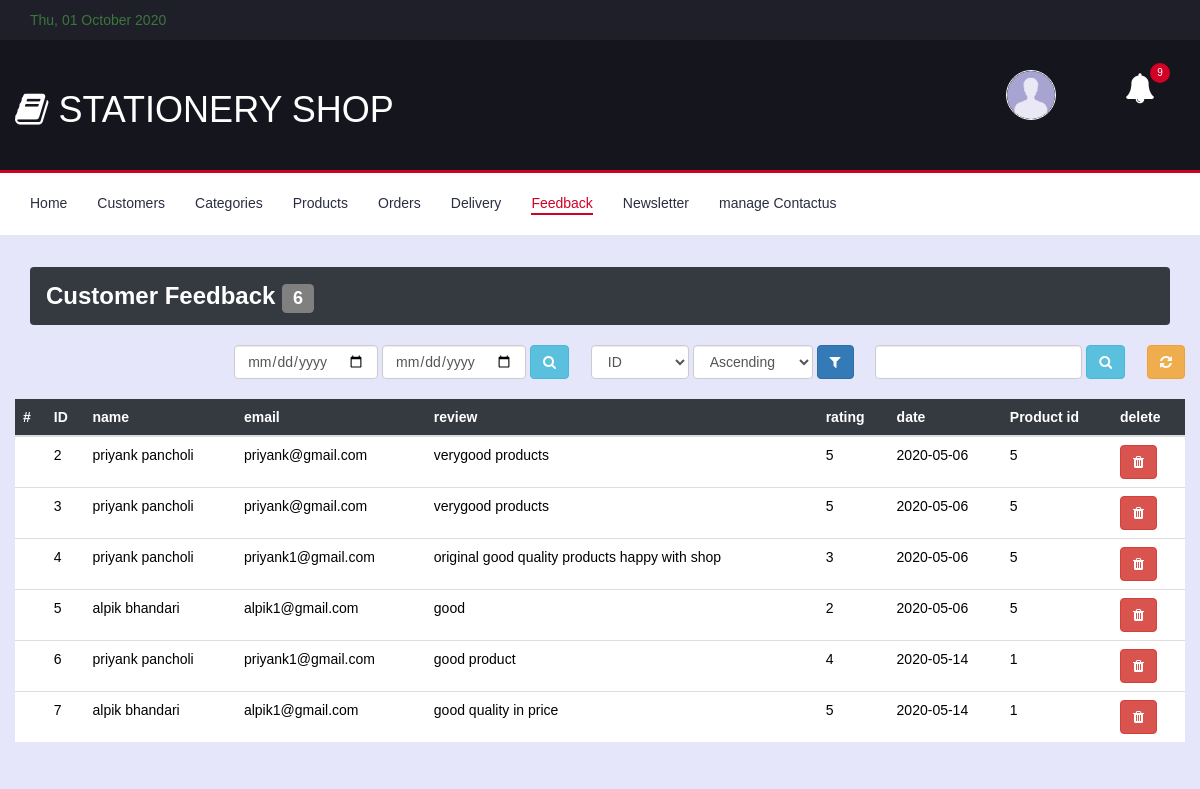
Screenshot of /admin/feedback.php (signed in) with the database file from the repository.
### tables this page shows
CREATE TABLE IF NOT EXISTS `review` (
  `ID` int(5) NOT NULL,
  `name` varchar(20) NOT NULL,
  `email` varchar(30) NOT NULL,
  `review` varchar(50) NOT NULL,
  `rating` varchar(5) NOT NULL,
  `date` date NOT NULL,
  `PID` int(5) NOT NULL
);

### admin/feedback.php (the view, shortened to what this page needs)
<!DOCTYPE html>
<html lang="en">
<head>
	<?php include "header.php";?>
					<ul class="main-nav nav navbar-nav">
						<li><a href="index.php">Home</a></li>
						<li><a href="customer.php">Customers</a></li>
						<li><a href="categories.php">Categories</a></li>
						<li><a href="products.php">Products</a></li>
						<li><a href="orders.php">Orders</a></li>
						<li><a href="delivery.php">Delivery</a></li>
						<li  class="active"><a href="feedback.php">Feedback</a></li>
						<li><a href="newsletter.php">Newsletter</a></li>
						<li><a href="manage_contactus.php">manage Contactus</a></li>
					</ul>
				</div>
			</div>
		</nav>
		<div class="section">
			<div class="container">
				<div class="row">
					<?php
						$cmd1 =  mysql_query( "select * from review", $conn );
						$cnt = mysql_num_rows( $cmd1 );
					?>
					<div class="col-md-12" >
						<h3 class="alert bg-dark">Customer Feedback <div class="label bg-grey"><?php echo $cnt; ?></div></h3>
					</div>
					<div class="col">
						<div class="form-inline pull-right">
							<form name="searchform" method="post" >
								<input class="form-control" type="date" name="date1" value="<?php if(isset($_REQUEST['date1'])) echo $_REQUEST['date1']; ?>">
								<input class="form-control" type="date" name="date2" value="<?php if(isset($_REQUEST['date2'])) echo $_REQUEST['date2']; ?>">
								<button type="submit" name="datebtn" class="btn btn-info" data-toggle="tooltip" title="Search date wise"><i class="fa fa-search"></i></button>
									<select class="form-control" name="sort" >
										<option value="ID" <?php if(isset($_REQUEST['sort'])) {if($_REQUEST['sort']=='ID') echo 'selected'; }?> >ID</option>
									</select>
									<select class="form-control" name="order" >
										<option value="" <?php if(isset($_REQUEST['order'])) {if($_REQUEST['order']=='') echo 'selected'; } ?> >Ascending</option>
									</select>
									<button type="submit" name="sbtn" class="btn btn-primary"><i class="fa fa-filter"></i></button>
									<input class="form-control" type="text" name="stext" value="<?php if(isset($_REQUEST['stext'])) echo $_REQUEST['stext']; ?>" />
									<button type="submit" name="sbtn" class="btn btn-info" data-toggle="tooltip" data-placement="top" title="Search row"><i class="fa fa-search"></i></button>
									<a class="btn btn-warning" href=""  data-toggle="tooltip" title="Refresh page"><i class="fa fa-refresh"></i></a>
							</form>
							<br>
						</div>
					</div>
					<table class="table table-hover">
					  <thead class="bg-dark">
						<tr>
							<th scope="col">#</th>
							<th scope="col">ID</th>
							<th scope="col">name</th>
							<th scope="col">email</th>
							<th scope="col">review</th>
							<th scope="col">rating</th>
							<th scope="col">date</th>
							<th scope="col">Product id</th>
							<th scope="col">delete</th>
						</tr>
					  </thead>
					  <tbody class="bg-light">
						<?php
							if(isset($_POST['sbtn']))
							{
								$stext = $_POST['stext'];
								$sql="select * from review where ID like '%$stext%' or PID like '%$stext%' or name like '%$stext%' or email like '%$stext%'";
							}
							else
							{
								$sql = "select * from review";
							}
							$cmd1 =  mysql_query( $sql, $conn ) or die(mysql_error());
							while( $rset = mysql_fetch_array( $cmd1 ) )
							{
						?>
						<tr>
						 <th></th>
						  <td><?php echo "$rset[0]"; ?></td>
						  <td><?php echo "$rset[1]"; ?></td>
						  <td><?php echo "$rset[2]"; ?></td>
						  <td><?php echo "$rset[3]"; ?></td>
						  <td><?php echo "$rset[4]"; ?></td>
						  <td><?php echo "$rset[5]"; ?></td>
						  <td><?php echo "$rset[6]"; ?></td>
						  <td><a class="btn btn-danger" href='feedback.php?id=<?php echo $rset[0]; ?>' data-toggle="tooltip" title="Delete row" ><i class="fa fa-trash"></a></a></td>
						</tr>
						<?php
							}
						?>
					  </tbody>
					</table>
				</div>
			</div>
		</div>
	</body>
</html>

### css/style.css (style rules this page uses)
body { font-family: 'Montserrat', sans-serif; font-weight: 400; color: #333; }
h1, h2, h3, h4, h5, h6 { color: #2B2D42; font-weight: 700; margin: 0 0 10px; }
a { color: #2B2D42; font-weight: 500; -webkit-transition: 0.2s color; transition: 0.2s color; }
ul, ol { margin: 0; padding: 0; list-style: none }
.section { padding-top: 30px; padding-bottom: 30px; }
.main-nav>li+li { margin-left: 30px }
.main-nav>li>a { padding: 20px 0px; }
.main-nav>li>a:hover, .main-nav>li>a:focus, .main-nav>li.active>a { color: #D10024; background-color: transparent; }
.main-nav>li>a:after { content: ""; display: block; width: 0%; height: 2px; background-color: #D10024; -webkit-transition: 0.2s all; transition: 0.2s all; }
.main-nav>li>a:hover:after, .main-nav>li>a:focus:after, .main-nav>li.active>a:after { width: 100%; }

### admin/header.php (style rules this page uses)
.bg-dark { background-color:#343a40;color:white }
.bg-light { background-color:#fff;color:black }
.bg-lav { background-color:lavender }
.bg-grey { background-color:grey }

### rows the page displays
review: ID "2", name "priyank pancholi", email "priyank@gmail.com", review "verygood products", rating "5", date "2020-05-06", PID "5"
review: ID "3", name "priyank pancholi", email "priyank@gmail.com", review "verygood products", rating "5", date "2020-05-06", PID "5"
review: ID "4", name "priyank pancholi", email "priyank1@gmail.com", review "original good quality products happy with shop", rating "3", date "2020-05-06", PID "5"
review: ID "5", name "alpik bhandari", email "alpik1@gmail.com", review "good", rating "2", date "2020-05-06", PID "5"
review: ID "6", name "priyank pancholi", email "priyank1@gmail.com", review "good product", rating "4", date "2020-05-14", PID "1"
review: ID "7", name "alpik bhandari", email "alpik1@gmail.com", review "good quality in price", rating "5", date "2020-05-14", PID "1"

### other values shown
$cnt "6"
